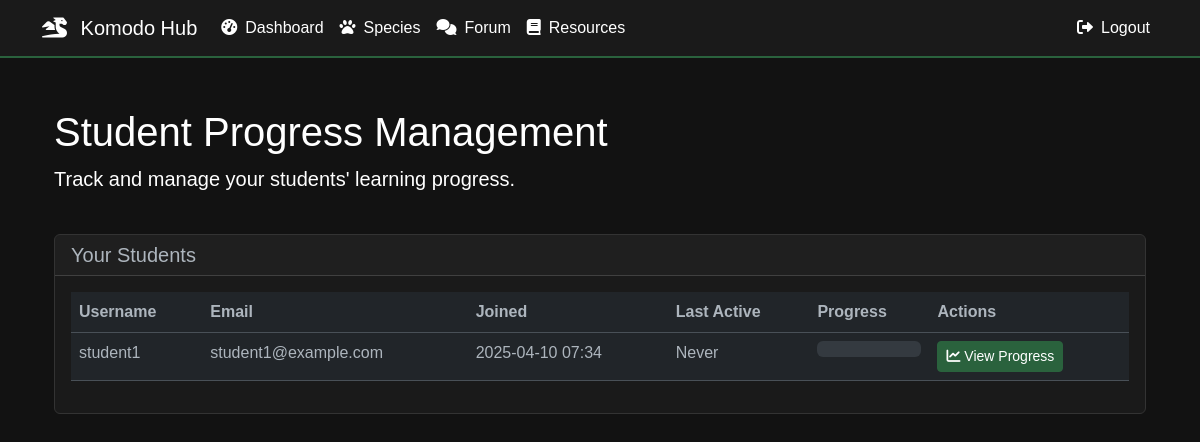
The page /progress/student-list (signed in) on the database its author committed.
### models.py (models this page shows, shortened)
class User(UserMixin, db.Model):
    id = db.Column(db.Integer, primary_key=True)
    username = db.Column(db.String(64), unique=True, nullable=False)
    email = db.Column(db.String(120), unique=True, nullable=False)
    password_hash = db.Column(db.String(256))
    role = db.Column(db.String(20), nullable=False)  # 'student', 'teacher', 'community', or 'admin'
    is_admin = db.Column(db.Boolean, default=False)  # Admin flag for additional permissions
    created_at = db.Column(db.DateTime, default=datetime.utcnow)
    avatar = db.Column(db.String(200), default='default.svg')
    theme_preference = db.Column(db.String(50), default='light')
    progress_records = db.relationship('UserProgress', back_populates='user', lazy=True)
    species_sightings = db.relationship('SpeciesSighting', backref='observer', lazy=True)
    species_created = db.relationship('Species', backref='created_by', lazy=True)
    forum_threads = db.relationship('ForumThread', backref='author', lazy=True)
    forum_posts = db.relationship('ForumPost', backref='author', lazy=True)
    notes_given = db.relationship('Note', foreign_keys='Note.teacher_id', back_populates='teacher', lazy=True)
    notes_received = db.relationship('Note', foreign_keys='Note.student_id', back_populates='student', lazy=True)
    sent_messages = db.relationship('Message', back_populates='sender', foreign_keys='Message.sender_id', lazy=True)
    received_messages = db.relationship('Message', back_populates='recipient', foreign_keys='Message.recipient_id', lazy=True)
    forum_upvotes = db.relationship('ForumUpvote', backref='user', lazy=True)
    coordinated_programs = db.relationship('ConservationProgram', backref='coordinator', lazy=True, foreign_keys='ConservationProgram.coordinator_id')
    programs_joined = db.relationship('ConservationProgram', secondary='user_programs', lazy=True,
                                    backref=db.backref('participants', lazy=True),
                                    primaryjoin="User.id==UserPrograms.user_id",
                                    secondaryjoin="UserPrograms.program_id==ConservationProgram.id")
    def is_administrator(self):
        return self.is_admin

### blueprints/progress.py (the view)
@progress.route('/student-list')
@login_required
def student_list():
    if current_user.role != 'teacher':
        flash('Access denied. Teachers only.', 'danger')
        return redirect(url_for('main.dashboard'))
    students = User.query.filter_by(role='student').all()
    return render_template('progress/student_list.html', students=students)

### app.py (called while the page is built)
@app.template_filter('datetime')
def format_datetime(value, format='%Y-%m-%d %H:%M'):
    if value is None:
        return ""
    return value.strftime(format)

@app.context_processor
def utility_processor():
    return {'now': datetime.now}

@login_manager.user_loader
def load_user(id):
    return User.query.get(int(id))

### templates/progress/student_list.html (shortened to what this page needs)
{% extends "base.html" %}
{% block content %}
<div class="container mt-4">
    <div class="row mb-4">
        <div class="col">
            <h1>Student Progress Management</h1>
            <p class="lead">Track and manage your students' learning progress.</p>
        </div>
    </div>
    <div class="row">
        <div class="col-md-12">
            <div class="card">
                <div class="card-header">
                    <h5 class="card-title mb-0">Your Students</h5>
                </div>
                <div class="card-body">
                    {% if students %}
                    <div class="table-responsive">
                        <table class="table table-hover">
                            <thead>
                                <tr>
                                    <th>Username</th>
                                    <th>Email</th>
                                    <th>Joined</th>
                                    <th>Last Active</th>
                                    <th>Progress</th>
                                    <th>Actions</th>
                                </tr>
                            </thead>
                            <tbody>
                                {% for student in students %}
                                <tr>
                                    <td>{{ student.username }}</td>
                                    <td>{{ student.email }}</td>
                                    <td>{{ student.created_at|datetime if student.created_at else 'N/A' }}</td>
                                    <td>{{ student.last_login|datetime if student.last_login else 'Never' }}</td>
                                    <td>
                                        <div class="progress">
                                            {% set user_progress = student.progress_records|default([]) %}
                                            {% set completed_count = user_progress|selectattr('completed', 'equalto', true)|list|length %}
                                            {% set total_count = user_progress|length %}
                                            {% set progress_percent = (completed_count / total_count * 100)|int if total_count > 0 else 0 %}
                                        </div>
                                    </td>
                                    <td>
                                        <a href="{{ url_for('progress.view_progress', student_id=student.id) }}"
                                           class="btn btn-sm btn-primary">
                                            <i class="fas fa-chart-line"></i> View Progress
                                        </a>
                                    </td>
                                </tr>
                                {% endfor %}
                            </tbody>
                        </table>
                    </div>
                    {% endif %}
                </div>
            </div>
        </div>
    </div>
</div>
{% endblock %}

### templates/base.html (style rules this page uses)
:root { --bg-dark: #1a1a1a; --bg-darker: #121212; --text-light: #ffffff; --text-muted: #888888; --accent-color: #2a623d; --accent-hover: #1a472a; --border-color: #333333; }
body { background-color: var(--bg-darker); color: var(--text-light); font-family: 'Arial', sans-serif; padding-top: 60px; }
.card { background-color: var(--bg-dark); border: 1px solid var(--border-color); }
.btn-primary { background-color: var(--accent-color); border-color: var(--accent-color); }

### rows shown on the page
User: username "student1", email "student1@example.com", created_at "2025-04-10 07:34", last_login "Never"
